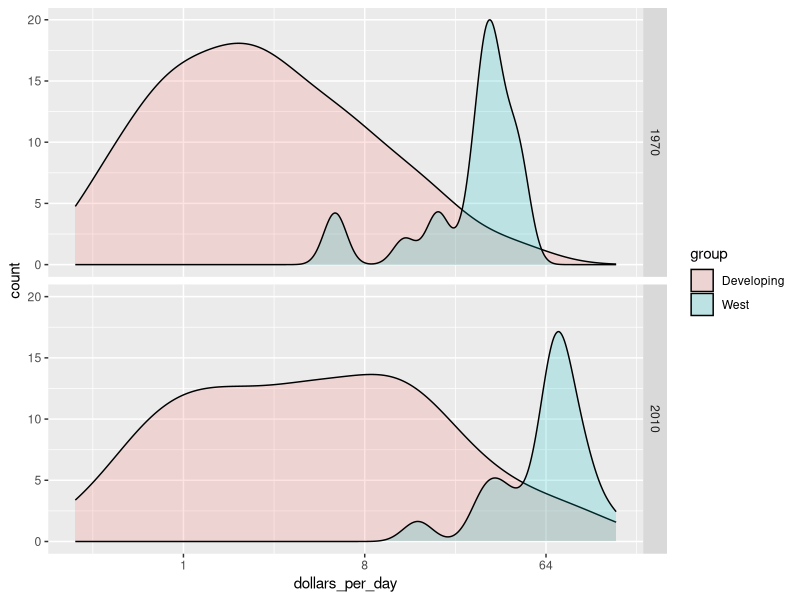
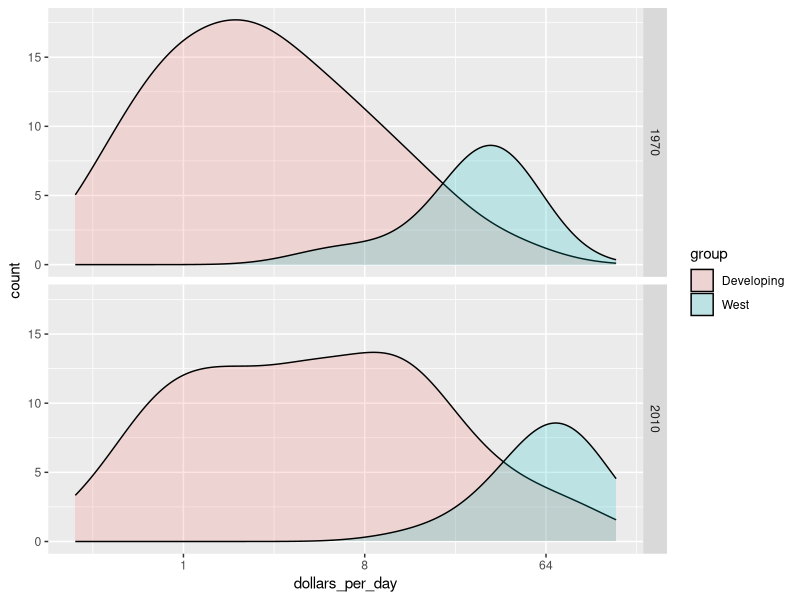
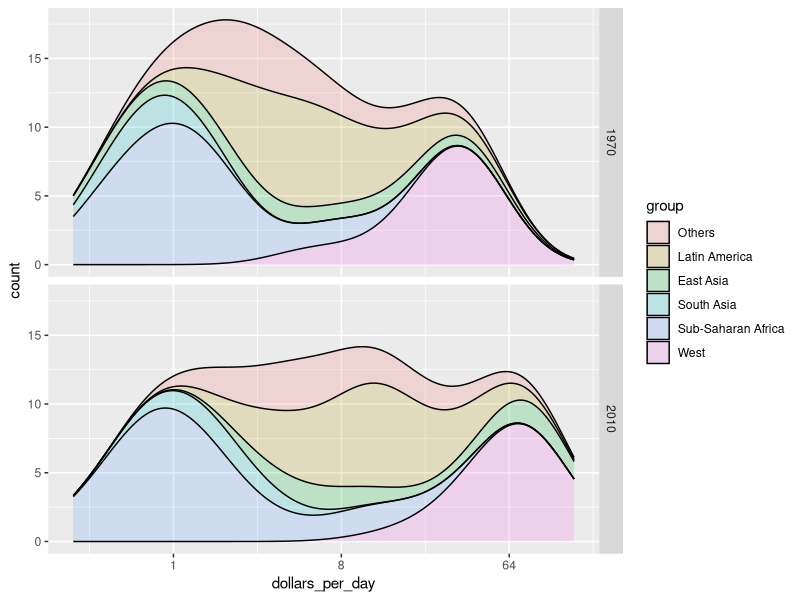
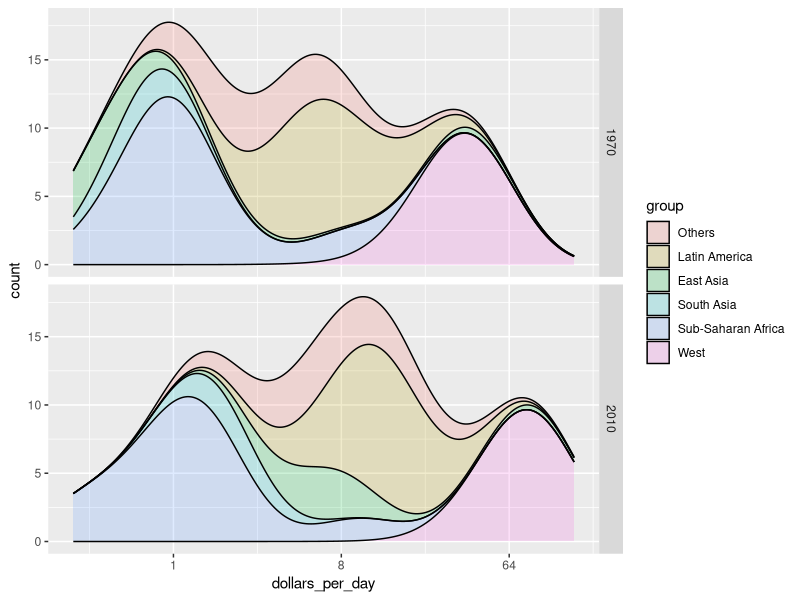

These figures' R source, in order:
library(tidyverse)
library(dslabs)
data(gapminder)

gapminder <- gapminder %>% mutate(dollars_per_day = gdp/population/365)

past_year <- 1970
present_year <- 2010

west <- c("Northern America", "Northern Europe", "Western Europe", "Southern Europe", "Australia and New Zealand")

country_list_1 <- gapminder %>% filter(year == past_year & !is.na(dollars_per_day)) %>% .$country
country_list_2 <- gapminder %>% filter(year == present_year & !is.na(dollars_per_day)) %>% .$country
country_list <- intersect(country_list_1, country_list_2)

# smooth density plots - variable counts on y-axis
gapminder %>%
  filter(year %in% c(past_year, present_year) & country %in% country_list) %>%
  mutate(group = ifelse(region %in% west, "West", "Developing")) %>%
  ggplot(aes(dollars_per_day, y = ..count.., fill = group)) +
  geom_density(alpha = 0.2) +
  scale_x_continuous(trans = "log2") +
  facet_grid(year~.)

# improve the smoothness with bw
gapminder %>%
  filter(year %in% c(past_year, present_year) & country %in% country_list) %>%
  mutate(group = ifelse(region %in% west, "West", "Developing")) %>%
  ggplot(aes(dollars_per_day, y = ..count.., fill = group)) +
  geom_density(alpha = 0.2, bw = 0.75) +
  scale_x_continuous(trans = "log2") +
  facet_grid(year~.)

# add group as a factor, grouping regions
gapminder <- gapminder %>%
  mutate(group = case_when(
    .$region %in% west ~ "West",
    .$region == "Southern Asia" ~ "South Asia",
    .$region %in% c("Eastern Asia", "South-Eastern Asia") ~ "East Asia",
    .$region %in% c("Caribbean", "Central America", "South America") ~ "Latin America",
    .$continent == "Africa" & .$region != "Northern Africa" ~ "Sub-Saharan Africa",
    TRUE ~ "Others"))

# reorder factor levels
gapminder <- gapminder %>%
  mutate(group = factor(group, levels = c("Others", "Latin America", "East Asia", "South Asia", "Sub-Saharan Africa", "West")))

# Stacked density plot
gapminder %>%
  filter(year %in% c(past_year, present_year) & country %in% country_list) %>%
  ggplot(aes(dollars_per_day, y = ..count.., fill = group)) +
  geom_density(alpha = 0.2, bw = 0.75, position = "stack") +
  scale_x_continuous(trans = "log2") +
  facet_grid(year~.)

# Weighted stacked density plot
gapminder %>%
  filter(year %in% c(past_year, present_year) & country %in% country_list) %>%
  group_by(year) %>%
  mutate(weight = population/sum(population)*2) %>%
  ungroup() %>%
  ggplot(aes(dollars_per_day, y = ..count.., fill = group, weight = weight)) +
  geom_density(alpha = 0.2, bw = 0.75, position = "stack") +
  scale_x_continuous(trans = "log2") +
  facet_grid(year~.)
